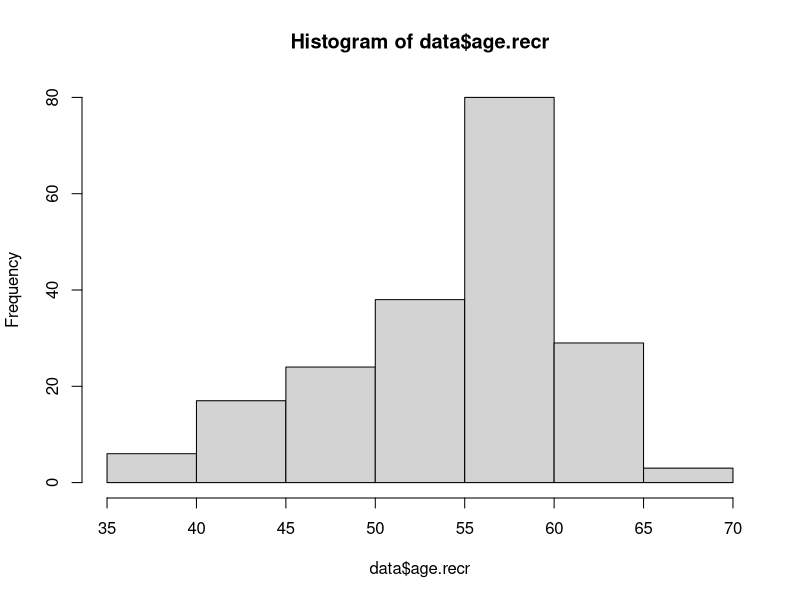
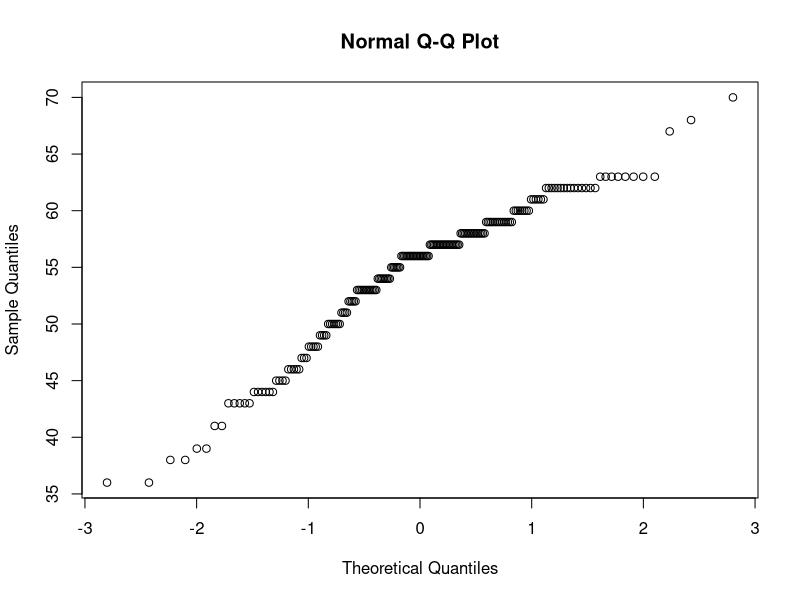
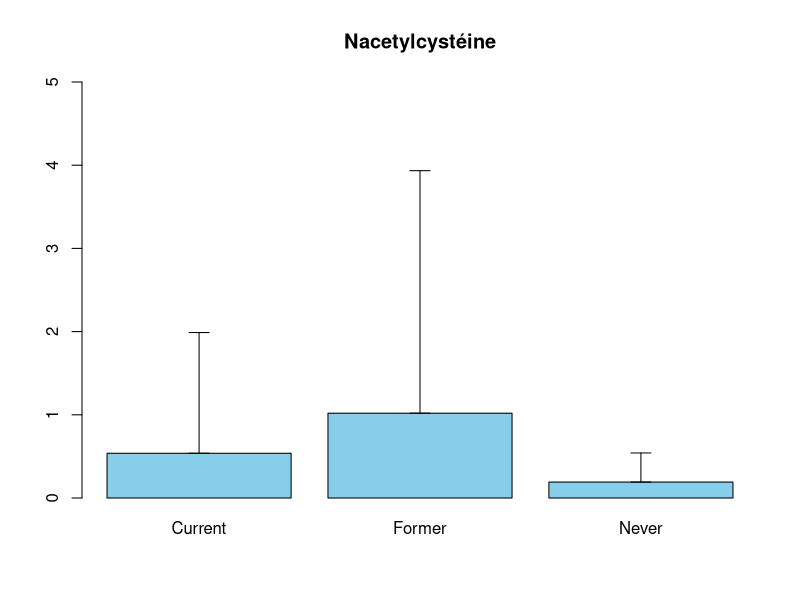
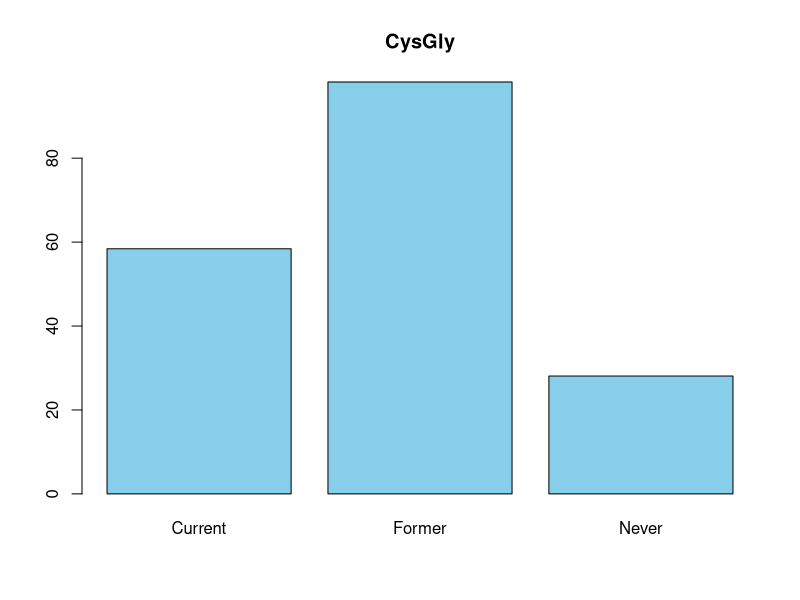
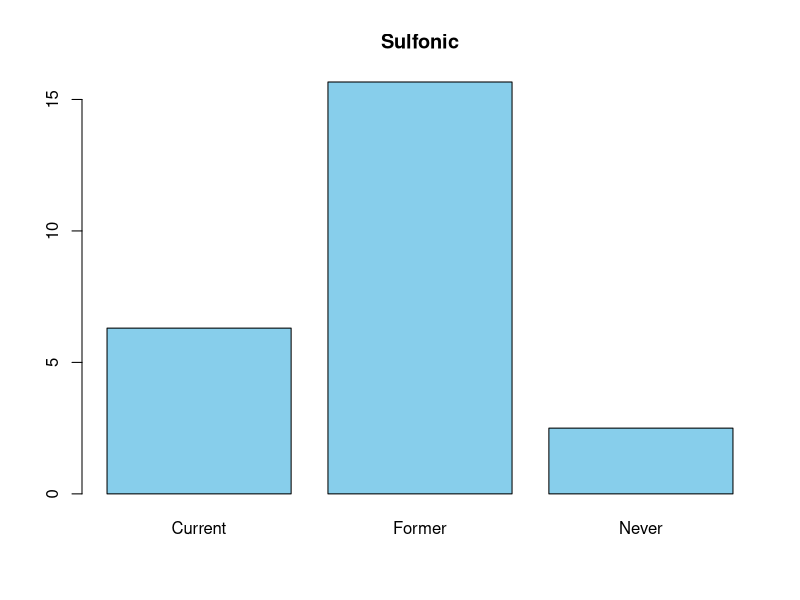
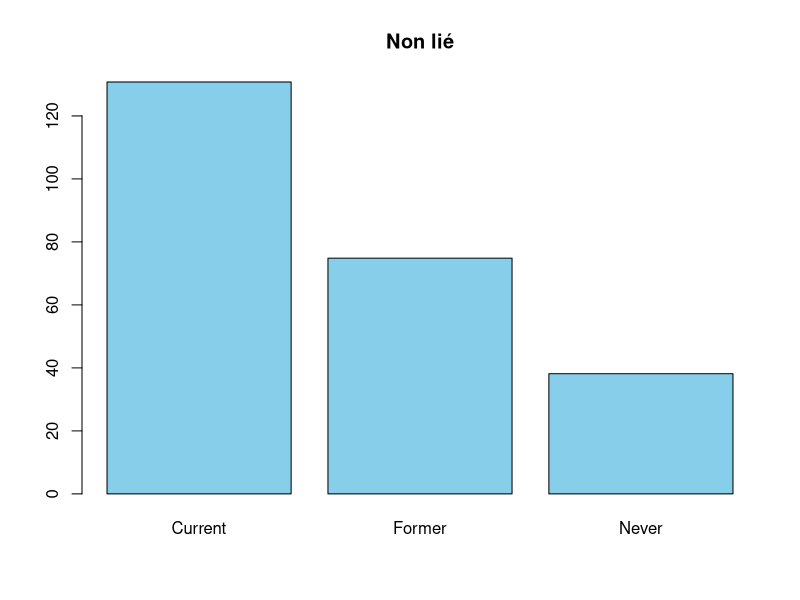
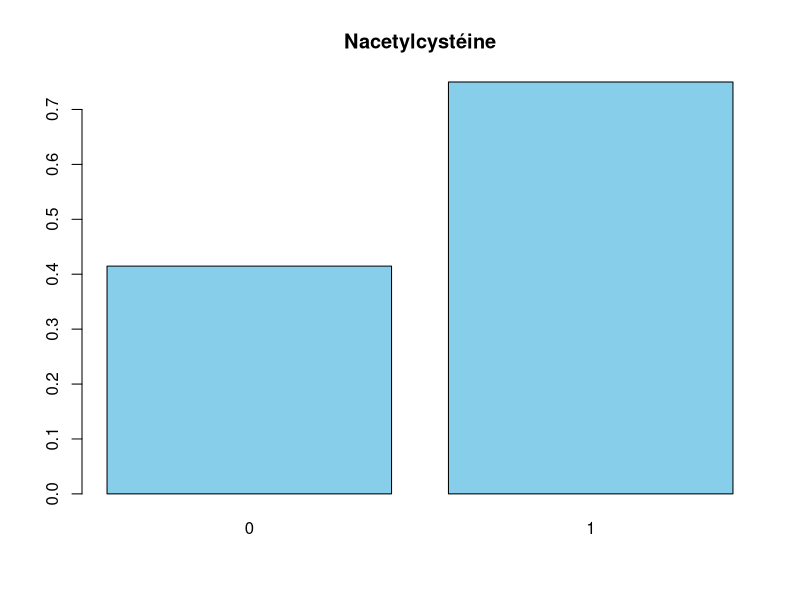
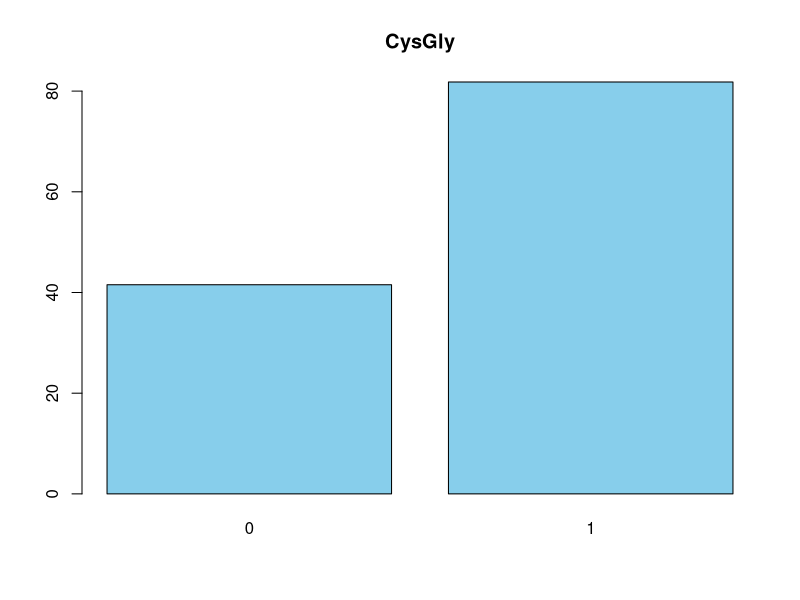

Source code (R) for these figures, in order: (Note: this script raises an error after producing the figures.)
#==========================================================================================================
#                                           Stat descriptives
#==========================================================================================================

getwd()
setwd("C:/Users/Edmond/OneDrive - Université Côte d'Azur/Documents/Cours/Cours Polytech/GB4/S1/Stat/Projet-R-GB4")
data = read.csv("LC-Adductomics.csv")
data
View(data)


# Partie 1
dim(data)
summary(data)

# Détail des moyennes et écart types des Albumines
summary(data$Albumin.adduct.of.CysGly)
summary(data$Albumin.adduct.of.Nacetylcysteine)
summary(data$Albumin.adduct.of.sulfonic.acid)
summary(data$Albumin.unadducted)

table(data$gender)
# 120 hommes et 77 femmes, test stat pour voir si différence significative

table(data$centre)
# 110 personnes sur Turin et 87 à Varese

table(data$smoking_status)
# 67 fumeur actuel, 64 anciens fumeurs et 66 never

table(data$case)
# 101 Sains et 96 Cancéreux 

table(data$case, data$gender)
table(data$case, data$smoking_status)


hist(data$age.recr)
qqnorm(data$age.recr)
shapiro.test(data$age.recr)
# répartition normale pas très claire

# Crée un vecteur pour les moyennes et comparaison en fonction des statut tabagique
(moyennes_par_etat = tapply(data$Albumin.adduct.of.Nacetylcysteine, data$smoking_status, mean))
# Ecart type
ecart_types_par_etat <- tapply(data$Albumin.adduct.of.Nacetylcysteine, data$smoking_status, sd)
# barplot 
bp = barplot(height = moyennes_par_etat, col = "skyblue", main = "Nacetylcystéine", ylim = c(0,5) )
# Barre d'erreur sd
arrows(bp, moyennes_par_etat, bp, moyennes_par_etat + ecart_types_par_etat, angle = 90, code = 3, length = 0.1, col = "black")


(moyennes_par_etat = tapply(data$Albumin.adduct.of.CysGly, data$smoking_status, mean))
barplot(height = moyennes_par_etat, col = "skyblue", main = "CysGly" )

(moyennes_par_etat = tapply(data$Albumin.adduct.of.sulfonic.acid, data$smoking_status, mean))
barplot(height = moyennes_par_etat, col = "skyblue", main = "Sulfonic" )

(moyennes_par_etat = tapply(data$Albumin.unadducted, data$smoking_status, mean))
barplot(height = moyennes_par_etat, col = "skyblue", main = "Non lié" )


moyennes_par_etat = tapply(data$Albumin.adduct.of.Nacetylcysteine, data$case, mean)
barplot(height = moyennes_par_etat, col = "skyblue", main = "Nacetylcystéine" )

moyennes_par_etat = tapply(data$Albumin.adduct.of.CysGly, data$case, mean)
barplot(height = moyennes_par_etat, col = "skyblue", main = "CysGly" )

moyennes_par_etat = tapply(data$Albumin.adduct.of.sulfonic.acid, data$case, mean)
barplot(height = moyennes_par_etat, col = "skyblue", main = "Sulfonic" )

moyennes_par_etat = tapply(data$Albumin.unadducted, data$case, mean)
barplot(height = moyennes_par_etat, col = "skyblue", main = "Non lié" )

#Histogramme 
hist(data$Albumin.adduct.of.Nacetylcysteine)
wilcox.test(data$Albumin.adduct.of.Nacetylcysteine[data$case=="1"],data$Albumin.adduct.of.Nacetylcysteine[data$case=="0"])

hist(data$Albumin.adduct.of.CysGly)
wilcox.test(data$Albumin.adduct.of.CysGly[data$case=="1"],data$Albumin.adduct.of.CysGly[data$case=="0"])

hist(data$Albumin.adduct.of.sulfonic.acid)
wilcox.test(data$Albumin.adduct.of.sulfonic.acid[data$case=="1"],data$Albumin.adduct.of.sulfonic.acid[data$case=="0"])

hist(data$Albumin.unadducted)
wilcox.test(data$Albumin.unadducted[data$case=="1"],data$Albumin.unadducted[data$case=="0"])


mymodel = glm(data$case ~data$Albumin.adduct.of.Nacetylcysteine)
summary(mymodel)

mymodel2 = glm(data$case ~ data$Albumin.adduct.of.CysGly)
summary(mymodel2)

mymodel3 = glm(data$case ~ data$Albumin.adduct.of.sulfonic.acid)
summary(mymodel3)

mymodel4 = glm(data$case ~ data$smoking_status)
summary(mymodel4)

# Visualisation de la corrélation entre les 4 variables numériques
test = data.frame(data$Albumin.adduct.of.Nacetylcysteine, data$Albumin.adduct.of.CysGly, data$Albumin.unadducted, data$Albumin.adduct.of.sulfonic.acid)
pairs(test)

# Calcul des proportions avec prop.table
(proportion <- prop.table(table(data$smoking_status)))
Légende = names(proportion)

library(ggplot2)
# Création du graphique circulaire
ggplot(NULL, aes(x = "", y = proportion, fill = Légende)) +
  geom_bar(stat = "identity", width = 1) +
  coord_polar(theta = "y") +
  scale_fill_manual(values = c("#E69F00", "#56B4E9", "#009E73")) +
  labs(title = "Diagramme circulaire représentant les\n proportions des états tabagiques") +
  theme_void() +
  theme(plot.title = element_text(hjust = 0.5, size = 14)) +
  theme(plot.margin = unit(c(1, 0.5, 1, 1), "cm")) +
  geom_text(aes(label = paste0(round(proportion * 100), "%")), position = position_stack(vjust = 0.5), size = 5)



#============================ Valeurs aberrantes ==============================================

# Mise en forme des données
albumine = c(data$Albumin.adduct.of.Nacetylcysteine , data$Albumin.adduct.of.CysGly ,
            data$Albumin.unadducted , data$Albumin.adduct.of.sulfonic.acid)
type_albumine = rep(c("Albumin.adduct.of.Nacetylcysteine", "Albumin.adduct.of.CysGly",
                  "Albumin.unadducted", "Albumin.adduct.of.sulfonic.acid"), each = 197)

data3 = data.frame(albumine, type_albumine)
View(data3)

library(ggplot2)
# boxplot général pour voir que c'est la d Les points en dehors des traits sont aberrants
ggplot(data3, aes(x=type_albumine,y=albumine, fill=type_albumine)) +
  geom_boxplot()+ 
  xlab(label = "Différents types d'albumines") +
  ylab(label = "Concentration") +
  theme(axis.text.x = element_text(angle=30, hjust=1, vjust=1))+
  theme(legend.position="none")+
  ggtitle("Boxplot des différentes albumines")

# Zoom pour mieux voir
ggplot(data3, aes(x=type_albumine,y=albumine, fill=type_albumine)) +
  geom_boxplot()+ 
  xlab(label = "Différents types d'albumines") +
  ylab(label = "Concentration") +
  theme(axis.text.x = element_text(angle=30, hjust=1, vjust=1))+
  theme(legend.position="none")+
  ggtitle("Boxplot des différentes albumines")+
  ylim(c(0,10))

# Exclusion valeurs aberrantes

# https://delladata.fr/comment-detecter-les-outliers-avec-r/

#============================ CysGly ===============================

# Filtrer les données
(albu_CysGly <- data3[data3$type_albumine == "Albumin.adduct.of.CysGly",])
albu_CysGly2 = albu_CysGly

# Calculer les valeurs aberrantes
# Prend les valeurs supérieures ou inférieurs aux quartiles +-1.5 fois l'écart interquartile
(outliers <- boxplot.stats(data$Albumin.adduct.of.CysGly)$out)

# Afficher les indes des valeurs aberrantes
(index_outliers = which(data$Albumin.adduct.of.CysGly %in% c(outliers)))
# Suppression des valeurs aberrantes
albu_CysGly$albumine[index_outliers] = NaN
boxplot(albu_CysGly$albumine)


data$smoking_status = as.factor(data$smoking_status)
albu = c("Albumin.adduct.of.CysGly", "Albumin.adduct.of.Nacetylcysteine", "Albumin.unadducted", "Albumin.adduct.of.sulfonic.acid")

# Dégage les valeurs aberrantes par état tabagique
for (i in levels(data$smoking_status)){
  outliers = boxplot.stats(data$Albumin.adduct.of.CysGly[data$smoking_status == i])$out
  index_outliers = which(data$Albumin.adduct.of.CysGly %in% c(outliers))
  # Affiche les valeurs détéctées
  print(i)
  print(outliers)
  # Suppression des valeurs aberrantes
  albu_CysGly2$albumine[index_outliers] = NaN
}
boxplot(albu_CysGly2$albumine)

#============================ Nacetyl ===============================

# Filtrer les données
(albu_Nacetyl <- data3[data3$type_albumine == "Albumin.adduct.of.Nacetylcysteine",])
albu_Nacetyl2 = albu_Nacetyl

# Calculer les valeurs aberrantes
# Prend les valeurs supérieures ou inférieurs aux quartiles +-1.5 fois l'écart interquartile
(outliers <- boxplot.stats(data$Albumin.adduct.of.Nacetylcysteine)$out)

# Afficher les indes des valeurs aberrantes
(index_outliers = which(data$Albumin.adduct.of.Nacetylcysteine %in% c(outliers)))
# Suppression des valeurs aberrantes
albu_Nacetyl$albumine[index_outliers] = NaN
boxplot(albu_Nacetyl$albumine)

# Dégage les valeurs aberrantes par état tabagique
for (i in levels(data$smoking_status)){
  outliers = boxplot.stats(data$Albumin.adduct.of.Nacetylcysteine[data$smoking_status == i])$out
  index_outliers = which(data$Albumin.adduct.of.Nacetylcysteine %in% c(outliers))
  # Affiche les valeurs détéctées
  print(i)
  print(outliers)
  # Suppression des valeurs aberrantes
  albu_Nacetyl2$albumine[index_outliers] = NaN
}
boxplot(albu_Nacetyl2$albumine)

#============================ Acide sulfonique ===============================

# Filtrer les données
(albu_sulfo <- data3[data3$type_albumine == "Albumin.adduct.of.sulfonic.acid",])
albu_sulfo2 = albu_sulfo

# Calculer les valeurs aberrantes
# Prend les valeurs supérieures ou inférieurs aux quartiles +-1.5 fois l'écart interquartile
(outliers <- boxplot.stats(data$Albumin.adduct.of.sulfonic.acid)$out)

# Afficher les indes des valeurs aberrantes
(index_outliers = which(data$Albumin.adduct.of.sulfonic.acid %in% c(outliers)))
# Suppression des valeurs aberrantes
albu_sulfo$albumine[index_outliers] = NaN
boxplot(albu_sulfo$albumine)

# Dégage les valeurs aberrantes par état tabagique
for (i in levels(data$smoking_status)){
  outliers = boxplot.stats(data$Albumin.adduct.of.sulfonic.acid[data$smoking_status == i])$out
  index_outliers = which(data$Albumin.adduct.of.sulfonic.acid %in% c(outliers))
  # Affiche les valeurs détéctées
  print(i)
  print(outliers)
  # Suppression des valeurs aberrantes
  albu_sulfo2$albumine[index_outliers] = NaN
}
boxplot(albu_sulfo2$albumine)

#============================ Acide sulfonique ===============================

# Filtrer les données
(albu_non_undu <- data3[data3$type_albumine == "Albumin.unadducted",])
albu_non_undu2 = albu_non_undu

# Calculer les valeurs aberrantes
# Prend les valeurs supérieures ou inférieurs aux quartiles +-1.5 fois l'écart interquartile
(outliers <- boxplot.stats(data$Albumin.unadducted)$out)

# Afficher les indes des valeurs aberrantes
(index_outliers = which(data$Albumin.unadducted %in% c(outliers)))
# Suppression des valeurs aberrantes
albu_non_undu$albumine[index_outliers] = NaN
boxplot(albu_non_undu$albumine)

for (i in levels(data$smoking_status)){
  outliers = boxplot.stats(data$Albumin.unadducted[data$smoking_status == i])$out
  index_outliers = which(data$Albumin.unadducted %in% c(outliers))
  # Affiche les valeurs détéctées
  print(i)
  print(outliers)
  # Suppression des valeurs aberrantes
  albu_non_undu2$albumine[index_outliers] = NaN
}
boxplot(albu_non_undu2$albumine)

#============================ Nouveau dataset sans valeur aberrante ===============================

val_albu = c(albu_CysGly$albumine, albu_Nacetyl$albumine, albu_sulfo$albumine, albu_non_undu$albumine)
val_albu2 = c(albu_CysGly2$albumine, albu_Nacetyl2$albumine, albu_sulfo2$albumine, albu_non_undu2$albumine)
type_Albumine = c(albu_CysGly$type_albumine, albu_Nacetyl$type_albumine, albu_sulfo$type_albumine, albu_non_undu$type_albumine)

data_corr_graph = data.frame(val_albu, type_Albumine)
data_corr_graph2 = data.frame(val_albu2, type_Albumine)

data_corr_graph2

library(ggplot2)
# boxplot général pour voir que c'est mieux
ggplot(data_corr_graph, aes(x=type_Albumine,y=val_albu, fill=type_Albumine)) +
  geom_boxplot()+ 
  xlab(label = "Différents types d'albumines") +
  ylab(label = "Concentration") +
  theme(axis.text.x = element_text(angle=30, hjust=1, vjust=1))+
  theme(legend.position="none")+
  ggtitle("Boxplot des différentes albumines")

ggplot(data_corr_graph2, aes(x=type_Albumine,y=val_albu2, fill=type_Albumine)) +
  geom_boxplot()+ 
  xlab(label = "Différents types d'albumines") +
  ylab(label = "Concentration") +
  theme(axis.text.x = element_text(angle=30, hjust=1, vjust=1))+
  theme(legend.position="none")+
  ggtitle("Boxplot des différentes albumines")

# Zoom pour les plus petits
ggplot(data_corr_graph, aes(x=type_Albumine,y=val_albu, fill=type_Albumine)) +
  geom_boxplot()+ 
  xlab(label = "Différents types d'albumines") +
  ylab(label = "Concentration") +
  theme(axis.text.x = element_text(angle=30, hjust=1, vjust=1))+
  theme(legend.position="none")+
  ggtitle("Boxplot des différentes albumines")+
  ylim(c(0,5))

ggplot(data_corr_graph2, aes(x=type_Albumine,y=val_albu2, fill=type_Albumine)) +
  geom_boxplot()+ 
  xlab(label = "Différents types d'albumines") +
  ylab(label = "Concentration") +
  theme(axis.text.x = element_text(angle=30, hjust=1, vjust=1))+
  theme(legend.position="none")+
  ggtitle("Boxplot des différentes albumines")+
  ylim(c(0,10))

# =============================== Analyse nouveau dataset ===================================

# Implémantation dans le tableau à l'origine
data$CysGly_cor = albu_CysGly$albumine
data$Nacetyl_corr = albu_Nacetyl$albumine
data$sulfo_corr = albu_sulfo$albumine
data$unadducted_corr = albu_non_undu$albumine

data$CysGly_corr2 = albu_CysGly2$albumine
data$Nacetyl_corr2 = albu_Nacetyl2$albumine
data$sulfo_corr2 = albu_sulfo2$albumine
data$unadducted_corr2 = albu_non_undu2$albumine

# Corrélation / ACP

(X = data[12:15])
(X2 = data[8:11])
(Y = data[, 7])

PCA = prcomp(na.omit(X))
PCA2 = prcomp(X2)
out <- summary(PCA2)
ev <- out$importance[2, ]
cum_ev <- out$importance[3, ]

plot(cum_ev,
     pch = 19, col = "navy", las = 1, type = "b", ylim = c(0, 1),
     ylab = "Cumulative proportion of explained variance", xlab = "PCs", cex.lab = 1.5
)


(mypal <- brewer.pal(n = length(unique(Y)), name = "Paired"))
(mycolors <- mypal[as.numeric(as.factor(Y))])

plot(PCA2$x[, 1:2],
     pch = 19, las = 1, col = mycolors, cex.lab = 1.5,
     xlab = substitute(PC[1] * " (" * a * "% e.v.)", list(a = round(ev[1] * 100, digits = 2))),
     ylab = substitute(PC[2] * " (" * a * "% e.v.)", list(a = round(ev[2] * 100, digits = 2)))
)
legend("topright", pch = 19, col = mypal, legend = levels(as.factor(Y)), pt.cex = 1, cex = 1.2)

par(mfrow = c(1, 1))
mycor <- cor(na.omit(X), PCA$x[, 1:2])
plot(mycor[, 1:2],
     xlim = c(-1.5, 1.5), ylim = c(-1.5, 1.5), cex = 0.1, pch = 19, las = 1, cex.lab = 1.5,
     xlab = substitute(PC[1] * " (" * a * "% e.v.)", list(a = round(ev[1] * 100, digits = 2))),
     ylab = substitute(PC[2] * " (" * a * "% e.v.)", list(a = round(ev[2] * 100, digits = 2)))
)
arrows(
  x0 = rep(0, nrow(mycor)), y0 = rep(0, nrow(mycor)),
  x1 = mycor[, 1], y1 = mycor[, 2], length = 0.1, col = "navy"
)
abline(h = 0, lty = 2)
abline(v = 0, lty = 2)
xseq <- seq(-1, 1, length.out = 10000)
lines(xseq, sqrt(1 - xseq^2))
lines(xseq, -sqrt(1 - xseq^2))
text(mycor[, 1] + sign(mycor[, 1]) * 0.25, mycor[, 2] + 0.1, labels = colnames(X), cex = 1.2, col = "navy")

# Coorélation test
pairs(data.frame(data$CysGly_cor, data$unadducted_corr, data$sulfo_corr, data$Nacetyl_corr))
plot(data$CysGly_cor, data$unadducted_corr)

help(cor.test) #spearman cra ne suit pas loi normale
cor.test(data$Nacetyl_corr, data$CysGly_cor, method = "spearman" ) # p value =  3.979e-11
cor.test(data$Albumin.adduct.of.Nacetylcysteine, data$Albumin.adduct.of.CysGly, method = "spearman")

cor.test(data$Nacetyl_corr, data$sulfo_corr, method = "spearman")# p = 6.324e-07
cor.test(data$Albumin.adduct.of.Nacetylcysteine, data$Albumin.adduct.of.sulfonic.acid, method = "spearman")

cor.test(data$Nacetyl_corr, data$unadducted_corr, method = "spearman") #p = 0.02825
cor.test(data$Albumin.adduct.of.Nacetylcysteine, data$Albumin.unadducted, method = "spearman")

cor.test(data$CysGly_cor, data$sulfo_corr, method = "spearman") # 0.097
cor.test(data$Albumin.adduct.of.CysGly, data$Albumin.adduct.of.sulfonic.acid, method = "spearman") # 0.047

cor.test(data$CysGly_cor, data$unadducted_corr, method = "spearman") # 2.236e-09
cor.test(data$Albumin.adduct.of.CysGly, data$Albumin.unadducted, method = "spearman")

cor.test(data$unadducted_corr, data$sulfo_corr, method = "spearman")# 0.1271
cor.test(data$Albumin.unadducted, data$Albumin.adduct.of.sulfonic.acid, method = "spearman") #0.006


for (i in seq(12,15)){
  mymodel = lm(c(data[,i])~data$Nacetyl_corr)
  qqnorm(mymodel$residuals)
}

for (i in seq(12,15)){
  mymodel = lm(c(data[,i])~data$sulfo_corr)
  qqnorm(mymodel$residuals)
}

for (i in seq(12,15)){
  mymodel = lm(c(data[,i])~data$CysGly_cor)
  qqnorm(mymodel$residuals)
}
# modèle de régression linéaire non valide, car pas de normalité des résidus

# test de dépendance

chisq.test(table(data$case, data$smoking_status)) # p value = 3.058e-7 donc statut tabgique influe sur cancer
barplot(table(data$case, data$smoking_status), legend.text = c("Sain","Cancer"))
####### A refaire sur ggplot
mymodel2 = glm(data$case ~ data$smoking_status, family = "binomial")
summary(mymodel2)
# baisse logit de la proba de 1.12 si former et de 2.06 si never comparé à Current

chisq.test(table(data$centre, data$case)) # Pas de diff entre les centres pour cancer et tabgisme
chisq.test(table(data$centre, data$smoking_status))

# Test moyenne entre adductomic et cancer

# moyenne CysGly selon état tabagique
mean(na.omit(data$CysGly_cor[data$smoking_status == "Former"]),)
mean(na.omit(data$CysGly_cor[data$smoking_status == "Current"]),)
mean(na.omit(data$CysGly_cor[data$smoking_status == "Never"]),)

mean(na.omit(data$CysGly_corr2[data$smoking_status == "Former"]),)
mean(na.omit(data$CysGly_corr2[data$smoking_status == "Current"]),)
mean(na.omit(data$CysGly_corr2[data$smoking_status == "Never"]),)


# moyenne acide sulfonique selon état tabagique
mean(na.omit(data$sulfo_corr[data$smoking_status == "Former"]),)
mean(na.omit(data$sulfo_corr[data$smoking_status == "Current"]),)
mean(na.omit(data$sulfo_corr[data$smoking_status == "Never"]),)

mean(na.omit(data$sulfo_corr2[data$smoking_status == "Former"]),)
mean(na.omit(data$sulfo_corr2[data$smoking_status == "Current"]),)
mean(na.omit(data$sulfo_corr2[data$smoking_status == "Never"]),)

# moyenne Nacetyl selon état tabagique
mean(na.omit(data$Nacetyl_corr[data$smoking_status == "Former"]),)
mean(na.omit(data$Nacetyl_corr[data$smoking_status == "Current"]),)
mean(na.omit(data$Nacetyl_corr[data$smoking_status == "Never"]),)

mean(na.omit(data$Nacetyl_corr2[data$smoking_status == "Former"]),)
mean(na.omit(data$Nacetyl_corr2[data$smoking_status == "Current"]),)
mean(na.omit(data$Nacetyl_corr2[data$smoking_status == "Never"]),)


# moyenne non adducté selon état tabagique
mean(na.omit(data$unadducted_corr[data$smoking_status == "Former"]),)
mean(na.omit(data$unadducted_corr[data$smoking_status == "Current"]),)
mean(na.omit(data$unadducted_corr[data$smoking_status == "Never"]),)

mean(na.omit(data$unadducted_corr2[data$smoking_status == "Former"]),)
mean(na.omit(data$unadducted_corr2[data$smoking_status == "Current"]),)
mean(na.omit(data$unadducted_corr2[data$smoking_status == "Never"]),)


# Les tests

########## CysGly ############
wilcox.test(data$CysGly_cor[data$case == "0"], data$CysGly_cor[data$case == "1"])
summary(glm(data$case ~ data$CysGly_cor, family = "binomial"))

wilcox.test(data$CysGly_corr2[data$case == "0"], data$CysGly_corr2[data$case == "1"])
summary(glm(data$case ~ data$CysGly_corr2, family = "binomial"))

wilcox.test(data$Albumin.adduct.of.CysGly[data$case == "0"], data$Albumin.adduct.of.CysGly[data$case == "1"])
summary(glm(data$case ~ data$Albumin.adduct.of.CysGly, family = "binomial"))


############# Nacetyl ##############
wilcox.test(data$Nacetyl_corr[data$case == "0"], data$Nacetyl_corr[data$case == "1"])
summary(glm(data$case ~ data$Nacetyl_corr, family = "binomial"))

wilcox.test(data$Nacetyl_corr2[data$case == "0"], data$Nacetyl_corr2[data$case == "1"])
summary(glm(data$case ~ data$Nacetyl_corr2, family = "binomial"))

wilcox.test(data$Albumin.adduct.of.Nacetylcysteine[data$case == "0"], data$Albumin.adduct.of.Nacetylcysteine[data$case == "1"])
summary(glm(data$case ~ data$Albumin.adduct.of.Nacetylcysteine, family = "binomial"))


############ Non adductée ###########
wilcox.test(data$Albumin.unadducted[data$case == "0"], data$Albumin.unadducted[data$case == "1"])
summary(glm(data$case ~ data$Albumin.unadducted, family = "binomial"))

wilcox.test(data$unadducted_corr2[data$case == "0"], data$unadducted_corr2[data$case == "1"])
summary(glm(data$case ~ data$unadducted_corr2, family = "binomial"))


wilcox.test(data$unadducted_corr[data$case == "0"], data$unadducted_corr[data$case == "1"])
summary(glm(data$case ~ data$unadducted_corr, family = "binomial"))


########### Acide sulfonique ##########
wilcox.test(data$sulfo_corr[data$case == "0"], data$sulfo_corr[data$case == "1"])
summary(glm(data$case ~ data$sulfo_corr, family = "binomial"))

wilcox.test(data$sulfo_corr2[data$case == "0"], data$sulfo_corr2[data$case == "1"])
summary(glm(data$case ~ data$sulfo_corr2, family = "binomial"))

wilcox.test(data$Albumin.adduct.of.sulfonic.acid[data$case == "0"], data$Albumin.adduct.of.sulfonic.acid[data$case == "1"])
summary(glm(data$case ~ data$Albumin.adduct.of.sulfonic.acid, family = "binomial"))

##### TEst kruskall/ Dunn  ####
kruskal.test(data$CysGly_cor, data$smoking_status)
kruskal.test(data$CysGly_corr2, data$smoking_status)
kruskal.test(data$Albumin.adduct.of.CysGly, data$smoking_status)


kruskal.test(data$Nacetyl_corr, data$smoking_status)
kruskal.test(data$Nacetyl_corr2, data$smoking_status)
kruskal.test(data$Albumin.adduct.of.Nacetylcysteine, data$smoking_status)

dunn.test(data$Nacetyl_corr, data$smoking_status,  method = "bonferroni")
dunn.test(data$Nacetyl_corr2, data$smoking_status,  method = "bonferroni")
dunn.test(data$Albumin.adduct.of.Nacetylcysteine, data$smoking_status,  method = "bonferroni")

kruskal.test(data$Albumin.unadducted, data$smoking_status)
dunn.test(data$Albumin.unadducted, data$smoking_status,  method = "bonferroni")

kruskal.test(data$unadducted_corr2, data$smoking_status)
dunn.test(data$unadducted_corr2, data$smoking_status,  method = "bonferroni")

kruskal.test(data$unadducted_corr, data$smoking_status)
dunn.test(data$unadducted_corr, data$smoking_status,  method = "bonferroni")


kruskal.test(data$Albumin.adduct.of.sulfonic.acid, data$smoking_status)
kruskal.test(data$sulfo_corr, data$smoking_status)
kruskal.test(data$sulfo_corr2, data$smoking_status)
dunn.test(data$sulfo_corr2, data$smoking_status)

help(tapply)
# Ecart type
ecart_types_par_etat <- tapply(data$CysGly_cor, data$smoking_status, sd)
# barplot 
bp = barplot(height = moyennes_par_etat, col = "skyblue", main = "CysGly", ylim = c(0,5) )
# Barre d'erreur sd
arrows(bp, moyennes_par_etat, bp, moyennes_par_etat + ecart_types_par_etat, angle = 90, code = 3, length = 0.1, col = "black")


# ========================= RAndom Forest
data = read.csv("LC-Adductomics.csv")
data$Code.participants = NULL
data$centre = NULL

data$Albumin.adduct.of.Nacetylcysteine = NULL
data$Albumin.unadducted= NULL
data$Albumin.adduct.of.sulfonic.acid = NULL
data$Albumin.adduct.of.CysGly = NULL

data$CysGly_corr2 = albu_CysGly2$albumine
data$Nacetyl_corr2 = albu_Nacetyl2$albumine
data$sulfo_corr2 = albu_sulfo2$albumine
data$unadducted_corr2 = albu_non_undu2$albumine

precision = c()
for (i in seq(1:200)){
  # Préparation des données 70 apprentissage et 30 de test
  # Ressort 70% des lignes
  (train_idx = sample(1:nrow(data), 0.7*nrow(data)))
  (train_data = data[train_idx,])
  (test_data = data[-train_idx,])
  
  dim(test_data) # 45 données
  dim(train_data) # 105 données
  
  # Prédiction de l'espèce en fonction des autres variables en utilisant 100 arbres
  (rf_model = randomForest(as.factor(case) ~ ., data = train_data, ntree = 100, na.action = na.omit))
  help(randomForest)
  # Predictions des espèces sur les données test
  (predictions = predict(rf_model, test_data))
  
  # Calcul le nombre de bonnes prédictions en %
  (accuracy = sum(na.omit(predictions) == test_data$case) / nrow(test_data))
  # 97.8% donc le modèle a une exactitude plus que satisfaisante
  
  # Extrait les variables les plus importantes
  (features_importance = importance(rf_model))
  
  (sorted_importance = features_importance[order(-features_importance),])
  precision = c(precision, accuracy)
  print(i)
 # print(sorted_importance)
  
}
print(mean(precision)) # Après 100 tours, précision moyenne de 56%
  
barplot(sorted_importance, horiz = F, main = "Importance des Caractéristiques", xlab = "Scored d'importance",
        cex.names =0.8, las = 1)

(df = as.data.frame(sorted_importance))

ggplot(geom_bar(df))

ggplot(df, aes(x = rownames(df), y = df$sorted_importance , fill = rownames(df))) +
  geom_bar(stat = "identity")+
  theme_minimal()
  #labs(x = "Réaction", y = "Valeur", fill = "Traitement")

......................................................

#association entre bmi et risque de cancer :
mymodelA = lm(data$bmi ~ data$case)
summary(mymodelA)
#-> pas d'association entre le l'imc et le risque d'avoir un cancer

#association entre bmi et la modification des differents albumines :

mymodelB = lm(data$bmi ~ data$Albumin.adduct.of.CysGly)
summary(mymodelB)
#-> Pas d'associatation entre l'imc et le fait d'avoir de l'albumine avec la Cys-Gly

mymodelC = lm(data$bmi ~ data$Albumin.adduct.of.sulfonic.acid)
summary(mymodelC)
#-> // acide sulfonique

mymodelD = lm(data$bmi ~ data$Albumin.adduct.of.Nacetylcysteine)
summary(mymodelD)
#-> // N-acetylcysteine

mymodelE = lm(data$bmi ~ data$Albumin.unadducted)
summary(mymodelE)
#-> // non adduite (= non modifié)


#Box plot de la modif de l'albumine en f° du statut fumeur (avant suppression valeurs abbérantes)
#albumine avec N-acetylcysteine en f° du statut fumeur 
ggplot(data, aes(x = smoking_status, y = Albumin.adduct.of.Nacetylcysteine, fill = smoking_status)) +
  geom_boxplot(alpha = 0.3) + 
  labs(title = "Boxplot de la modification de l'albumine en fonction du statut fumeur (avant suppression valeurs abbérantes)", 
       x = "Statut fumeur", 
       y = "Albumine avec N-acetylcysteine") + 
  theme(plot.title = element_text(hjust = 0.5, size = 14)) +  
  theme(plot.margin = unit(c(1, 0.5, 1, 1), "cm"))

#albumine avec CysGly //
ggplot(data, aes(x = smoking_status, y = Albumin.adduct.of.CysGly, fill = smoking_status)) +
  geom_boxplot(alpha = 0.3) + 
  labs(title = "Boxplot de la modification de l'albumine en fonction du statut fumeur (avant suppression valeurs abbérantes)", 
       x = "Statut fumeur", 
       y = "Albumine avec Cysteine-Glycine") + 
  theme(plot.title = element_text(hjust = 0.5, size = 14)) +  
  theme(plot.margin = unit(c(1, 0.5, 1, 1), "cm"))

#albumine avec acide sulfonique //
ggplot(data, aes(x = smoking_status, y = Albumin.adduct.of.sulfonic.acid, fill = smoking_status)) +
  geom_boxplot(alpha = 0.3) + 
  labs(title = "Boxplot de la modification de l'albumine en fonction du statut fumeur (avant suppression valeurs abbérantes)", 
       x = "Statut fumeur", 
       y = "Albumine avec l'acide sulfonique") + 
  theme(plot.title = element_text(hjust = 0.5, size = 14)) +  
  theme(plot.margin = unit(c(1, 0.5, 1, 1), "cm"))

#albumine non modifié //
ggplot(data, aes(x = smoking_status, y = Albumin.unadducted, fill = smoking_status)) +
  geom_boxplot(alpha = 0.3) + 
  labs(title = "Boxplot de l'albumine non modifié en fonction du statut fumeur (avant suppression valeurs abbérantes)", 
       x = "Statut fumeur", 
       y = "Albumine non modifié") + 
  theme(plot.title = element_text(hjust = 0.5, size = 14)) +  
  theme(plot.margin = unit(c(1, 0.5, 1, 1), "cm"))


#Box plot de la modif de l'albumine en f° du statut fumeur (après suppression valeurs abbérantes)
#albumine avec N-acetylcysteine en f° du statut fumeur 
ggplot(data, aes(x = smoking_status, y = Nacetyl_corr , fill = smoking_status)) +
  geom_boxplot(alpha = 0.3) + 
  labs(title = "Boxplot de la modification de l'albumine en fonction du statut fumeur (après suppresion valeurs abbérantes", 
       x = "Statut fumeur", 
       y = "Albumine avec N-acetylcysteine") + 
  theme(plot.title = element_text(hjust = 0.5, size = 14)) +  
  theme(plot.margin = unit(c(1, 0.5, 1, 1), "cm"))

#albumine avec CysGly //
ggplot(data, aes(x = smoking_status, y = CysGly_cor , fill = smoking_status)) +
  geom_boxplot(alpha = 0.3) + 
  labs(title = "Boxplot de la modification de l'albumine en fonction du statut fumeur (après suppresion valeurs abbérantes", 
       x = "Statut fumeur", 
       y = "Albumine avec Cysteine-Glycine") + 
  theme(plot.title = element_text(hjust = 0.5, size = 14)) +  
  theme(plot.margin = unit(c(1, 0.5, 1, 1), "cm"))

#albumine avec acide sulfonique //
ggplot(data, aes(x = smoking_status, y = sulfo_corr , fill = smoking_status)) +
  geom_boxplot(alpha = 0.3) + 
  labs(title = "Boxplot de la modification de l'albumine en fonction du statut fumeur (après suppresion valeurs abbérantes", 
       x = "Statut fumeur", 
       y = "Albumine avec l'acide sulfonique") + 
  theme(plot.title = element_text(hjust = 0.5, size = 14)) +  
  theme(plot.margin = unit(c(1, 0.5, 1, 1), "cm"))

#albumine non modifié //
ggplot(data, aes(x = smoking_status, y = unadducted_corr , fill = smoking_status)) +
  geom_boxplot(alpha = 0.3) + 
  labs(title = "Boxplot de la modification de l'albumine en fonction du statut fumeur (après suppresion valeurs abbérantes", 
       x = "Statut fumeur", 
       y = "Albumine non modifié") + 
  theme(plot.title = element_text(hjust = 0.5, size = 14)) +  
  theme(plot.margin = unit(c(1, 0.5, 1, 1), "cm"))


#affichage de chaque boxplot séparément pour les diff modifs de l'albumine (dataset : data_corr_graph2) après suppression variables abbérantes

#Pour Albumin.adduct.of.Nacetylcysteine :
ggplot(data_corr_graph2[data_corr_graph2$type_Albumine == "Albumin.adduct.of.Nacetylcysteine", ], 
       aes(x = type_Albumine, y = val_albu2)) +
  geom_boxplot(fill = "blue") + 
  labs(x = "Albumin.adduct.of.Nacetylcysteine", 
       y = "Concentration", 
       title = "Boxplot pour Albumin.adduct.of.Nacetylcysteine") +
  theme(axis.text.x = element_text(angle = 30, hjust = 1),
        legend.position = "none")

#Pour Albumin.adduct.of.CysGly :
ggplot(data_corr_graph2[data_corr_graph2$type_Albumine == "Albumin.adduct.of.CysGly", ], 
       aes(x = type_Albumine, y = val_albu2)) +
  geom_boxplot(fill = "green") + 
  labs(x = "Albumin.adduct.of.CysGly", 
       y = "Concentration", 
       title = "Boxplot pour Albumin.adduct.of.CysGly") +
  theme(axis.text.x = element_text(angle = 30, hjust = 1),
        legend.position = "none")

#Pour Albumin.adduct.of.sulfonic.acid :
ggplot(data_corr_graph2[data_corr_graph2$type_Albumine == "Albumin.adduct.of.sulfonic.acid", ], 
       aes(x = type_Albumine, y = val_albu2)) +
  geom_boxplot(fill = "red") + 
  labs(x = "Albumin.adduct.of.sulfonic.acid", 
       y = "Concentration", 
       title = "Boxplot pour Albumin.adduct.of.sulfonic.acid") +
  theme(axis.text.x = element_text(angle = 30, hjust = 1),
        legend.position = "none")

#Pour Albumin.unadducted :
ggplot(data_corr_graph2[data_corr_graph2$type_Albumine == "Albumin.unadducted", ], 
       aes(x = type_Albumine, y = val_albu2)) +
  geom_boxplot(fill = "purple") + 
  labs(x = "Albumin.unadducted", 
       y = "Concentration", 
       title = "Boxplot pour Albumin.unadducted") +
  theme(axis.text.x = element_text(angle = 30, hjust = 1),
        legend.position = "none")
#
